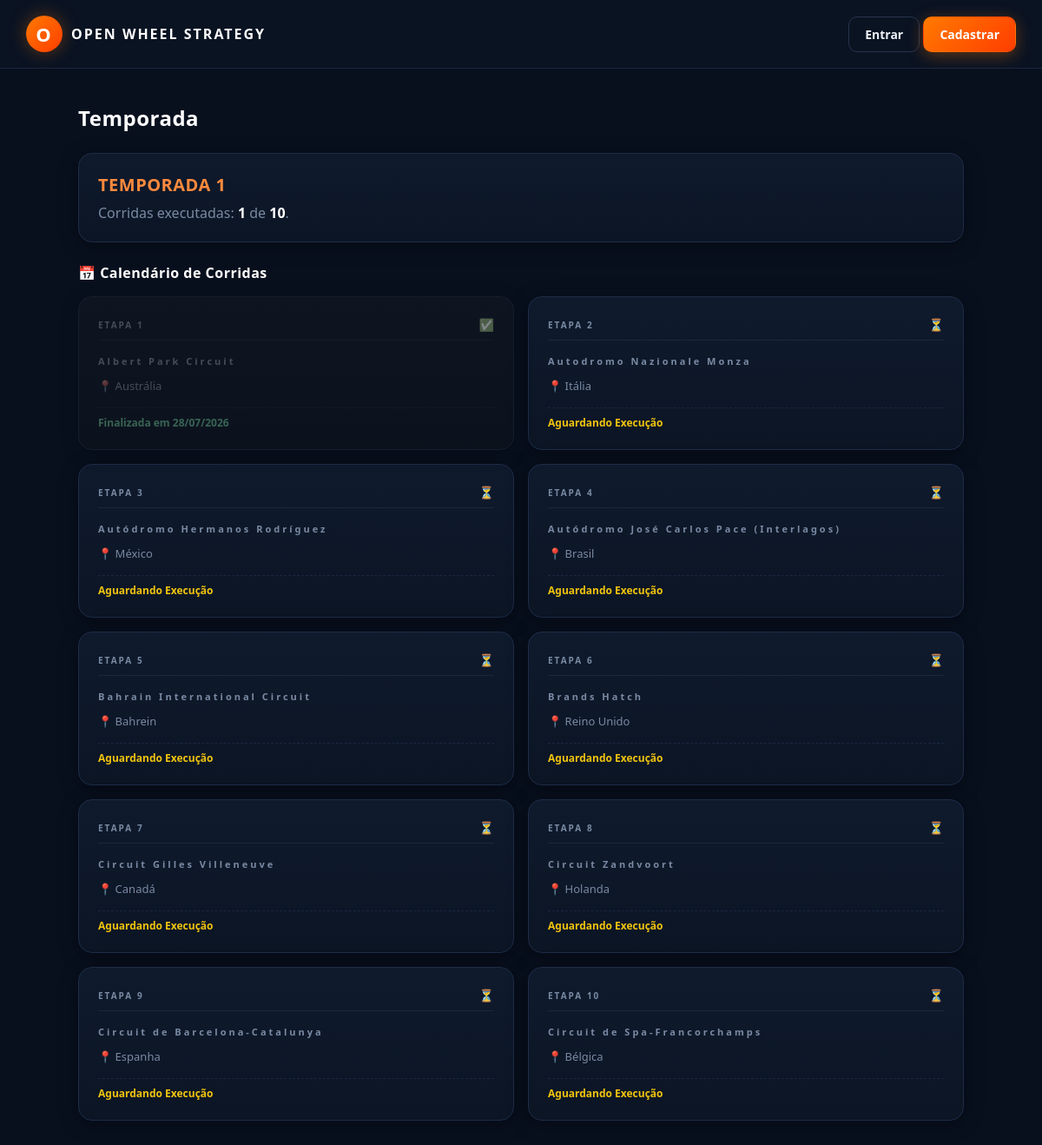
Before: /temporada with the older database file.
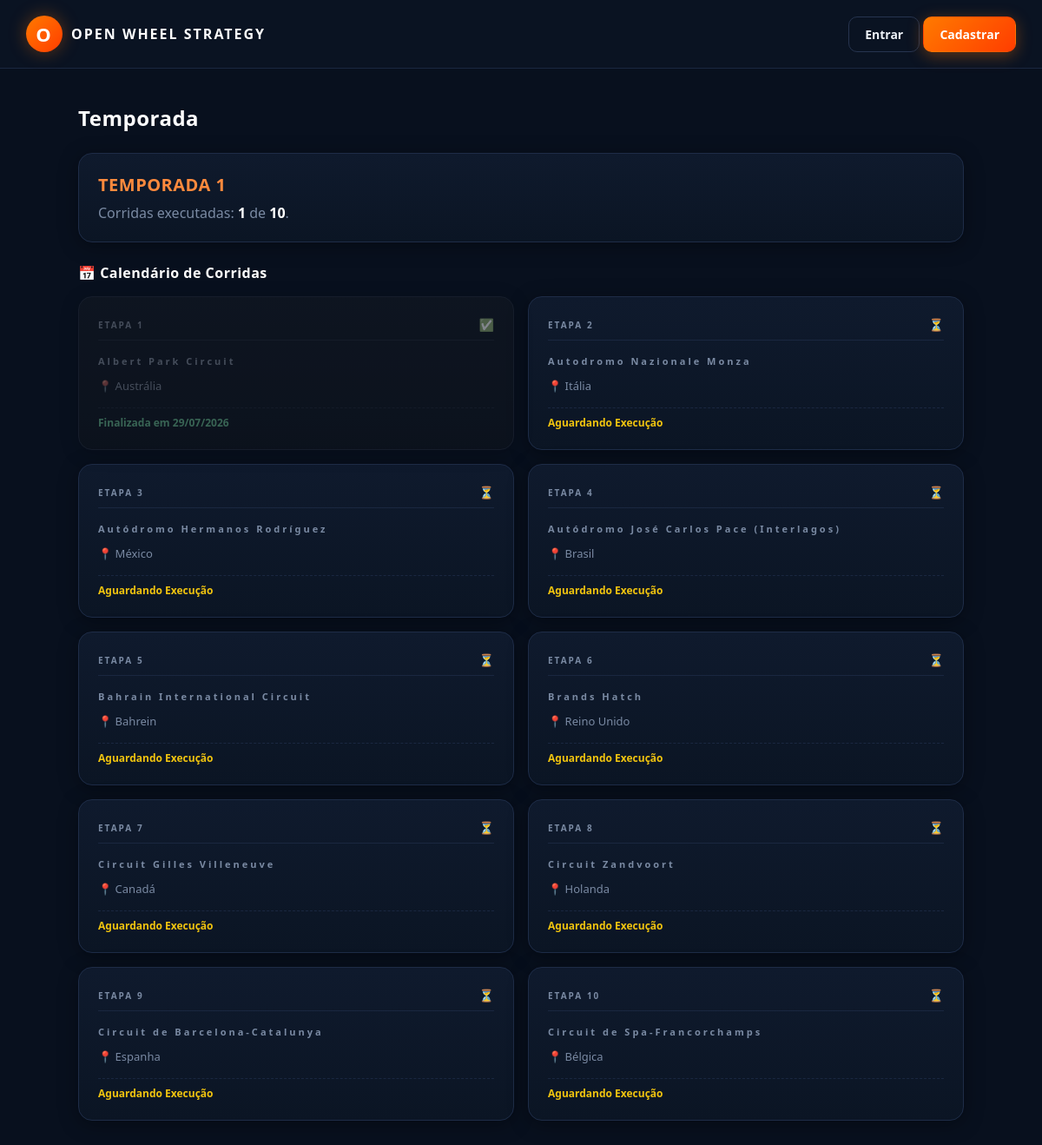
After: the same page with the newer database file.
### models_temporada.py (models this page shows, shortened)
class CorridaAgendada(db.Model):
    __tablename__ = "corridas_agendadas"
    id = db.Column(db.Integer, primary_key=True)
    temporada_id = db.Column(db.Integer, db.ForeignKey("temporadas.id"), nullable=False)
    pista_real_id = db.Column(db.Integer, nullable=False)
    pista_nome = db.Column(db.String(120))
    ordem = db.Column(db.Integer, nullable=False)
    executada = db.Column(db.Boolean, default=False, nullable=False)
    data_execucao = db.Column(db.DateTime)
    resultado_json = db.Column(db.Text, default="[]")
    def resultados(self):
        try:
            return json.loads(self.resultado_json or "[]")
        except (json.JSONDecodeError, TypeError):
            return []

### rotas/temporada.py (the view)
    @app.route("/temporada")
    def temporada_view():
        temporada = Temporada.ativa_atual()
        if not temporada:
            return render_template("temporada.html", temporada=None, ranking=[], pistas_por_id={})
        ranking = ranking_temporada(temporada)
        pistas_por_id = {p["id"]: p for p in listar_pistas_reais()}
        return render_template("temporada.html", temporada=temporada, ranking=ranking, pistas_por_id=pistas_por_id)

### app.py (called while the page is built)
def _registrar_contexto(app):
    @app.context_processor
    def injetar_globais():
        usuario_id = session.get("usuario_id")
        usuario = Usuario.query.get(usuario_id) if usuario_id else None
        return {
            "usuario_logado": usuario,
            "categorias_fornecedor": FORNECEDORES_CONFIG,
            "temporada_ativa": Temporada.ativa_atual(),
        }

### models_temporada.py (called while the page is built)
    @classmethod
    def ativa_atual(cls):
        try:
            return cls.query.filter_by(ativa=True).first()
        except (OperationalError, ProgrammingError, NoSuchTableError):
            return None

    def total_corridas(self):
        return len(self.corridas_agendadas)

    def corridas_executadas(self):
        return sum(1 for c in self.corridas_agendadas if c.executada)

### pistas_reais_db.py (called while the page is built)
def obter_conexao():
    conexao = sqlite3.connect(CAMINHO_BANCO)
    conexao.row_factory = sqlite3.Row
    return conexao

def listar_pistas_reais():
    conexao = obter_conexao()
    linhas = conexao.execute("SELECT * FROM pistas_reais ORDER BY nome").fetchall()
    conexao.close()
    return [dict(linha) for linha in linhas]

### templates/temporada.html
{% extends "base.html" %}
{% block css_extra %}
<link rel="stylesheet" href="{{ url_for('static', filename='css/telas/temporada.css') }}">
{% endblock %}
{% block content %}
<h1 class="temp-title">Temporada</h1>
{% if not temporada %}
    <div class="ows-alert ows-alert-info">
        Nenhuma temporada ativa no momento. Peça pro admin criar uma em
        <code class="temp-code">/admin/temporadas</code>.
    </div>
{% else %}
    <div class="ows-card temp-mb">
        <h2 class="temp-card-title">{{ temporada.nome }}</h2>
        <p class="ows-muted ows-m-0">
            Corridas executadas: <strong class="ows-strong">{{ temporada.corridas_executadas() }}</strong>
            de <strong class="ows-strong">{{ temporada.total_corridas() }}</strong>.
        </p>
    </div>
    <h2 class="temp-subtitle">📅 Calendário de Corridas</h2>
    <div class="ows-grid-3">
        {% for corrida in temporada.corridas_agendadas %}
        {% set pista = pistas_por_id.get(corrida.pista_real_id) %}
        <div class="ows-card temp-calendar-card {% if corrida.executada %}temp-card-done{% endif %}">
            <div class="temp-calendar-header">
                <span class="ows-badge-label">ETAPA {{ corrida.ordem }}</span>
                {% if corrida.executada %}
                    <span class="temp-status-icon">✅</span>
                {% else %}
                    <span class="temp-status-icon">⏳</span>
                {% endif %}
            </div>
            <h3 class="temp-track-name">{{ corrida.pista_nome or (pista.nome if pista else '?') }}</h3>
            <p class="ows-muted temp-track-country">📍 {{ pista.pais if pista else '-' }}</p>
            <div class="temp-calendar-footer">
                {% if corrida.executada %}
                    <span class="temp-date-done">
                        Finalizada
                        {% if corrida.data_execucao %}
                            em {{ corrida.data_execucao.strftime('%d/%m/%Y') }}
                        {% endif %}
                    </span>
                {% else %}
                    <span class="temp-date-wait">Aguardando Execução</span>
                {% endif %}
            </div>
        </div>
        {% else %}
        <div class="ows-alert ows-alert-warning temp-empty-grid">
            Nenhuma corrida no calendário.
        </div>
        {% endfor %}
    </div>
{% endif %}
{% endblock %}

Changed rows visible on the page:
changed CorridaAgendada "Albert Park Circuit": data_execucao "28/07/2026" → "29/07/2026"
